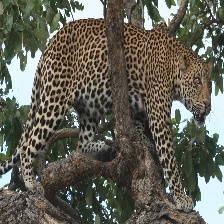
#> input picture dataset/10_big_cats/AFRICAN LEOPARD/007.jpg, 224 x 224 px, found by its file name; its folder holds only this picture in this run
$ python Image_Classification_Big_Cats.py
#> lines starting #> are read from the running program, lines starting #| are printed output that depends on the picture
import os
import numpy as np
import matplotlib.pyplot as plt
from skimage.io import imread
from skimage.color import rgb2gray
from skimage.transform import resize
from skimage.feature import hog

from sklearn.model_selection import train_test_split
from sklearn.preprocessing import StandardScaler
from sklearn.decomposition import PCA
from sklearn.svm import SVC
from sklearn.metrics import accuracy_score, classification_report, confusion_matrix

# Configuration
DATA_DIR = r"dataset/10_big_cats"  # Raw string for Windows paths
TARGET_SIZE = (64, 64)
HOG_PARAMS = {
    'orientations': 9,
    'pixels_per_cell': (8, 8),
    'cells_per_block': (3, 3),
    'channel_axis': None
}

def load_data(data_dir, target_size=TARGET_SIZE):
    """Load and preprocess images with validation checks"""
#> called with data_dir = 'dataset/10_big_cats', target_size = (64, 64)
    images = []
    labels = []

    # Validate data directory
    if not os.path.exists(data_dir):
        raise ValueError(f"Dataset directory not found: {data_dir}")

    class_names = sorted(os.listdir(data_dir))
    if not class_names:
        raise ValueError(f"No class directories found in {data_dir}")

    print(f"Found {len(class_names)} classes: {class_names}")

    # Load images
    for class_idx, class_name in enumerate(class_names):
        class_dir = os.path.join(data_dir, class_name)

        if not os.path.isdir(class_dir):
            print(f"Skipping non-directory: {class_dir}")
            continue

        image_files = os.listdir(class_dir)
        if not image_files:
            print(f"Warning: No images found in {class_dir}")
            continue

        print(f"Loading {len(image_files)} images from {class_name}...")

        for img_file in image_files:
            img_path = os.path.join(class_dir, img_file)
            try:
                img = imread(img_path)
#> img is the input picture: shape (224, 224, 3); mean R, G, B 98.2, 97.8, 86
                gray_img = rgb2gray(img)
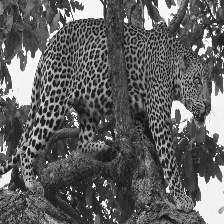
#> gray_img: shape (224, 224) float64; min 0.0583, max 0.998, mean 0.381
                resized_img = resize(gray_img, target_size, anti_aliasing=True)
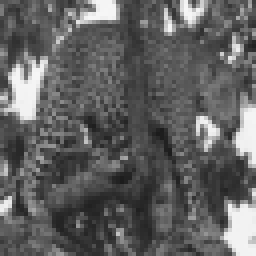
#> resized_img: shape (64, 64) float64 (shown 4 times larger); min 0.113, max 0.967, mean 0.38
                images.append(resized_img)
                labels.append(class_idx)
            except Exception as e:
                print(f"Error loading {img_path}: {str(e)}")
                continue
#> pass 2 of the loop in load_data, `for class_idx, class_name in enumerate(class_names):`:
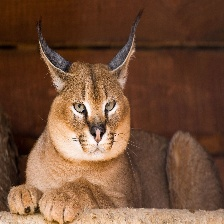
#> input picture dataset/10_big_cats/CARACAL/001.jpg, 224 x 224 px, found by its file name
#> in load_data, img is the input picture: shape (224, 224, 3); mean R, G, B 115.2, 78.5, 55.8
#> in load_data, `gray_img = rgb2gray(img)`:
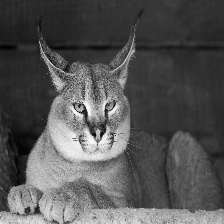
#> gray_img: shape (224, 224) float64; min 0.0075, max 0.992, mean 0.332
#> in load_data, `resized_img = resize(gray_img, target_size, anti_aliasing=True)`:
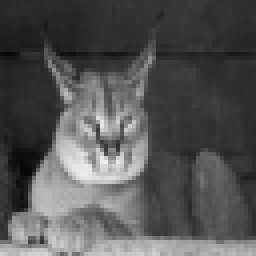
#> resized_img: shape (64, 64) float64 (shown 4 times larger); min 0.0219, max 0.941, mean 0.332

    if len(images) == 0:
        raise ValueError("No images loaded! Check dataset structure and files.")

    print(f"\nSuccessfully loaded {len(images)} images from {len(class_names)} classes")
#| Successfully loaded 2 images from 2 classes
#> `images, labels, class_names = load_data(DATA_DIR)`: labels = [0, 1]; class_names = ['AFRICAN LEOPARD', 'CARACAL']
    return np.array(images), np.array(labels), class_names

def visualize_samples(images, labels, class_names, n_samples=5):
    """Display random samples from each class"""
#> called with images = array of shape (2, 64, 64), labels = array of shape (2,), n_samples = 5
    plt.figure(figsize=(15, 10))
    unique_labels = np.unique(labels)
#> unique_labels = [0, 1]

    for label_idx, class_label in enumerate(unique_labels):
        class_images = images[labels == class_label]
        sample_indices = np.random.choice(len(class_images), n_samples, replace=False)

        for i, idx in enumerate(sample_indices):
            plt_idx = label_idx * n_samples + i + 1
            plt.subplot(len(unique_labels), n_samples, plt_idx)
            plt.imshow(class_images[idx], cmap='gray')
            plt.title(class_names[class_label])
            plt.axis('off')
#> this loop made 1 pass
#> (label_idx, class_label) on pass 1: (0, 0)

    plt.tight_layout()
    plt.show()

# [54 lines left out: functions visualize_hog_features, extract_hog_features, preprocess_data, train_model, evaluate_model, not called in this run]

if __name__ == "__main__":
    # Load and validate data
    images, labels, class_names = load_data(DATA_DIR)

    # Visualize samples
#> (the run stopped early here; a loop or call above may not have finished)
